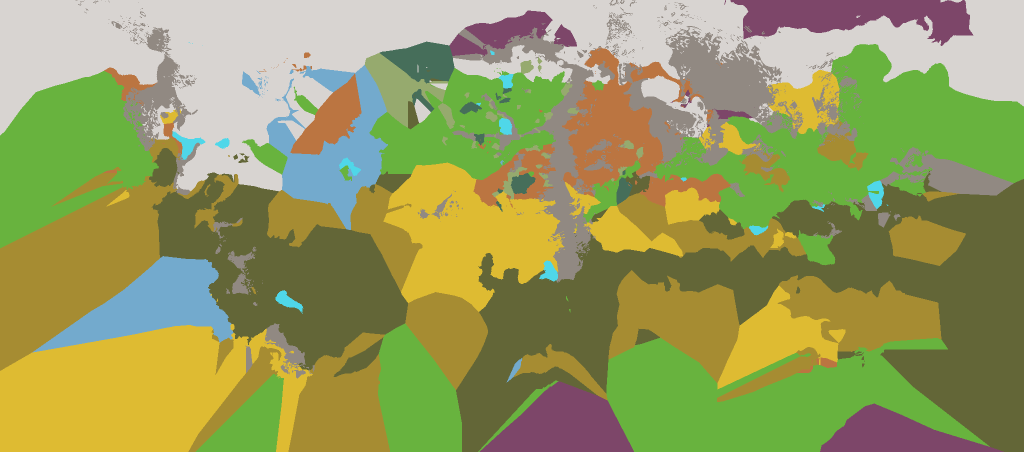
#> input picture mapgen/derived/biome_grid.png, 2048 x 904 px (shown at 1/2 size)
$ python -i generate_dynamic_masks.py   (imports and definitions only)
#> lines starting #> are read from the running program, lines starting #| are printed output that depends on the picture
#!/usr/bin/env python3
"""Field, forestry and mine dressing: three masks and the building placements (#11536).

As farms, logging camps and mines grow, the map dresses the land. Two data sets decide
where, both vanilla's and both Earth's:

* ``gfx/map/masks/mask_dynamic_{farmland,forestry,mining}.png`` (8192x3616, mode ``L``)
  bound where the terrain manipulators (``common/terrain_manipulators``, not overridden
  by the mod) may paint the converted-province ground and its ``farms_dynamic`` /
  ``forestry_dynamic`` / ``mines_dynamic`` layers. ``mask_dynamic_farmland`` is also the
  ``terrain_mask`` of ``urban_city`` and ``urban_port``, so it bounds city sprawl too.
* The farm, camp and mine buildings that sit on that ground are placed by inline
  ``transform`` rows in ``gfx/map/map_object_data/generated/<family>_dynamic_<kind>_
  objects_generator_<n>.txt`` (one file per family and kind, one object per mesh; 24
  files counting the French DLC family). They too are Earth's positions: measured
  2026-11-19, Earth's meshes come within 4 px of only 23% (farm), 13% (forestry) and
  2.4% (mining) of our land, so masks alone leave the buildings mostly absent.

This script writes our own of both from committed data only. Vanilla's three PNGs and
24 files are overridden at their vanilla paths.

Inputs (nothing new is sourced):

* ``map_data/state_regions/*.txt`` + ``map_data/provinces.png`` -> **land**: every pixel
  whose province is listed in a land state, minus that state's ``impassable`` provinces.
  Sea, lakes and impassable land are zero in every mask. The pixel count where this
  disagrees with ``land_sea_mask.png`` / ``lake_mask.png`` is logged, not an error.
* ``generate_map_locators.compute()`` -> the ``city``, ``farm``, ``port``, ``wood`` and
  ``mine`` hubs (y = 3616 - z). The locator ``.txt`` files are gitignored; not read.
* ``mapgen/derived/arable_heatmap.png`` -> where the ground is farmland.
* ``gfx/map/terrain/mask_woodlands_0{1,2,3}.png`` (``--terrain-dir``, #6617) -> where it
  is forest, so ground and dressing agree.
* ``mapgen/config/state_homelands.json`` + ``common/cultures/*.txt`` -> the **building
  family** of each state: its first homeland culture's ``graphics`` value (european,
  arabic, east_asian and south_asian -> asian, african, decentralised_americas ->
  latin; anything else, or an empty row, -> european). All families share one layer, so a
  pixel belongs to exactly one family and buildings never stack. The ``french`` family
  is a DLC004 asset set (its meshes do not exist without the DLC), so it is never
  mapped: its four files are blanked, as are the families no state uses.

Masks (vanilla: 45% / 25% / 3.3% of land non-zero; medians 198 / 97 / 121):

* farmland: ``255 * smoothstep(arable, p55, p87)`` over land percentiles, blurred
  (sigma 1.5 px), maxed with a feathered disc (255 inside 8 px, 0 at 14 px) at every
  ``city``, ``farm`` and ``port`` hub.
* forestry: ``180 * smoothstep(sum of the three woodland masks, 16, 128)`` blurred
  (sigma 2 px), maxed with a disc (140 inside 5 px, 0 at 9 px) at every ``wood`` hub.
  Never 255, as vanilla.
* mining: a hollow ring per ``mine`` hub, ``180 * smoothstep(r, 3, 6) * (1 - smoothstep
  (r, 11, 16))`` with r wobbled by seeded smooth radial noise.

Placements, per (kind, family, generator file): over the pixels of that family's states
a seeded uniform draw below ``max_density * sum(mesh weights) * DENSITY_SCALE * density(mask)`` places an
instance (sub-pixel jitter, mesh by weight, seeded yaw), as vanilla's content-source
generators (``content_source/map_objects/generators``) do. Vanilla's rows carry scale
0 or 1 only (measured 2026-11-19: ``--check`` re-measures it): scale 1 where the
generator's mask is at its top, scale 0 elsewhere. We write scale 1 where our mask is at
least :data:`KEEP_FRACTION` of the kind's peak and, with :data:`EMIT_ZERO_SCALE`, scale
0 for the other drawn instances, as vanilla does. File layout is vanilla's bytes: UTF-8
BOM, LF, one ``object={...}`` per mesh, every transform row ``x 0 z 0 qy 0 qw sx sy sz``
(z = 3616 - y) newline-terminated, closing ``"}``.

Output is a pure function of those inputs plus ``map_config.SEED``. The masks are
committed (Git LFS) only after Chris accepts the preview; the mesh files (~tens of MB
of text) are gitignored and rebuilt from the committed masks by ``--from-masks``.

Usage::

    python mapgen/generate_dynamic_masks.py                 # write 3 masks + 24 mesh files
    python mapgen/generate_dynamic_masks.py --render        # also scratchpad/dynamic_masks_preview{,_oldworld}.png
    python mapgen/generate_dynamic_masks.py --no-write --render   # tuning loop: preview only
    python mapgen/generate_dynamic_masks.py --from-masks    # rebuild the mesh files from the committed masks
    python mapgen/generate_dynamic_masks.py --check         # regenerate in memory, compare with disk
    python mapgen/generate_dynamic_masks.py --selftest      # synthetic 1/8-scale world, needs no files

Run with ``mapgen/.venv/Scripts/python.exe`` (needs scipy). A change to any input (map
regen, arable heatmap, woodland masks, hubs, homelands) makes ``--check`` fail; the
response is to re-run, render and have the preview accepted again.
"""

from __future__ import annotations

import argparse
import json
import re
import sys
import tempfile
import time
from dataclasses import dataclass
from pathlib import Path

import numpy as np
from PIL import Image, ImageDraw
from scipy import ndimage

sys.path.insert(0, str(Path(__file__).resolve().parent))

from config import map_config  # noqa: E402
from worldgen import raster, state_ownership  # noqa: E402

Image.MAX_IMAGE_PIXELS = None

TOOLS_DIR = Path(__file__).resolve().parent
REPO_ROOT = TOOLS_DIR.parent
DERIVED_DIR = TOOLS_DIR / "derived"
SCRATCH_DIR = REPO_ROOT / "scratchpad"
MASK_DIR = REPO_ROOT / "gfx" / "map" / "masks"
MESH_DIR = REPO_ROOT / "gfx" / "map" / "map_object_data" / "generated"
TERRAIN_DIR = REPO_ROOT / "gfx" / "map" / "terrain"
STATE_REGIONS_DIR = REPO_ROOT / "map_data" / "state_regions"
PROVINCES_PNG = REPO_ROOT / "map_data" / "provinces.png"
HOMELANDS = TOOLS_DIR / "config" / "state_homelands.json"
CULTURES_DIR = REPO_ROOT / "common" / "cultures"

W, H = map_config.PROVINCES_SIZE
BLOCK = 256                                # canvas rows per full-resolution block
OLDWORLD_CROP = (3450, 134, 5200, 1860)    # canvas box of the full-resolution preview crop (as generate_terrain_masks)

KINDS = ("farmland", "forestry", "mining")
KIND_INDEX = {k: i for i, k in enumerate(KINDS)}
KIND_LAYER = {"farmland": "farms_dynamic", "forestry": "forestry_dynamic", "mining": "mines_dynamic"}
#: Vanilla's name for each kind in ``content_source/map_objects/generators/<family>_<x>_generator.txt``.
KIND_GENERATOR = {"farmland": "farms", "forestry": "forestry", "mining": "mining"}
MASK_NAME = {k: f"mask_dynamic_{k}.png" for k in KINDS}
#: Highest value each mask reaches (forestry and mining never 255, as vanilla's).
KIND_PEAK = {"farmland": 255, "forestry": 180, "mining": 180}
VANILLA_STATS = {"farmland": (45.0, 198), "forestry": (25.0, 97), "mining": (3.3, 121)}   # % of land non-zero, median

#: Building families, in seed order (the index feeds the placement RNG; never reorder).
FAMILY_ORDER = ("european", "asian", "arabic", "african", "latin")
FAMILY_NONE = 255
#: ``graphics`` value of a state's first homeland culture -> building family; anything else is european.
GRAPHICS_FAMILY = {"european": "european", "arabic": "arabic", "east_asian": "asian", "south_asian": "asian",
                   "african": "african", "decentralised_americas": "latin"}
DEFAULT_FAMILY = "european"
#: DLC004 (Voice of the People) families: meshes exist only with the DLC, so they are blanked, never mapped.
DLC_BLANK_FAMILIES = ("french",)

# --- tuning (each constant has a value that switches its rule off)
FARM_PERCENTILES = (55.0, 87.0)    # land arable percentiles bounding the smoothstep
FARM_BLUR = 1.5                    # px
FARM_DISC = (8.0, 14.0)            # px: 255 inside, 0 at the outer radius
FARM_HUBS = ("city", "farm", "port")
FOREST_VALUE = 180
FOREST_RAMP = (16.0, 128.0)        # summed woodland weight (of 255)
FOREST_BLUR = 2.0                  # px
FOREST_DISC_VALUE = 140
FOREST_DISC = (5.0, 9.0)
MINE_VALUE = 180
MINE_RING = (3.0, 6.0, 11.0, 16.0)  # px: inner ramp, outer ramp
MINE_WOBBLE = 0.25                 # +-25% radius wobble
MINE_HARMONICS = 4
MINE_SEED_STREAM = 3               # np.random.default_rng([SEED, 3]) draws the ring wobbles
#: An instance is scale 1 where its mask is at least this share of the kind's peak. Measured on vanilla's live
#: rows (2026-11-19): the mask under scale-1 rows has its 10th percentile at 192/255 (farmland, peak 255) and 147-148
#: of 192 (forestry, mining), i.e. 0.75-0.77 of the peak; the rows below that are the scale-0 fringe.
KEEP_FRACTION = 0.75
#: Drawn rows per unit of mask mass (sum of mask/255), scaling the generators' ``max_density``. Vanilla's live files
#: (DLC004 european_* and french_*, the base game's other families, european farmland from its ``.bin``) hold, per unit of
#: its global mask's mass: 0.0325 farm rows (generators' nominal 0.0825 for european), 0.0618 lumberpile rows (nominal
#: 0.2), 0.1008 mining rows (nominal 0.11 on vanilla's mask shape). Without this scale our dressing is 2-3x vanilla's.
DENSITY_SCALE = {"farmland": 0.39, "forestry": 0.31, "mining": 0.92}
#: Vanilla's current rows are scale 0 or 1 only, zero rows 33-67% of them (measured 2026-11-19),
#: so writing the dropped instances at scale 0 matches vanilla's files. Set False to drop them.
EMIT_ZERO_SCALE = True
#: ``density_curve`` of vanilla's generators: farms and forestry are linear in the mask, mining
#: runs from 0.5 at the lowest mask value to 1 at the highest.
DENSITY_FLOOR = {"farmland": 0.0, "forestry": 0.0, "mining": 0.5}


def log(msg: str) -> None:
    print(msg, flush=True)


def smoothstep(x, lo, hi):
    t = np.clip((x - lo) / (hi - lo), 0.0, 1.0)
    return t * t * (3 - 2 * t)


# --------------------------------------------------------------------------- building families

def _mesh(*pairs):
    return tuple(pairs)


#: Per family and kind: the generator files, each ``(file index, max_density, ((mesh, weight), ...))``.
#: Object ``i`` of file ``n`` is named ``<family>_dynamic_<kind>_objects_generator_<n>_<i>``. Names and
#: meshes are vanilla's current generated headers (DLC004's where it ships one: the base game's
#: ``european_province_farm_01_nobillboards_mesh`` is a mesh no asset defines); ``--check`` verifies
#: them. Weights are the content-source generators' (``asian`` farms: the three meshes its generated
#: file carries, at the weights its row counts show); ``--check`` compares the row-count shares.
FAMILIES: dict[str, dict[str, tuple]] = {
    "european": {
        "farmland": ((1, 0.075, (("european_province_farm_01_mesh", 0.25), ("european_province_farm_02_mesh", 0.25),
                                 ("european_farm_farmhouse_01_mesh", 0.25), ("european_farm_farmhouse_02_mesh", 0.25),
                                 ("windmill_01_mesh", 0.10))),),
        "forestry": ((1, 0.02, (("generic_rural_forestry_camp_01_mesh", 0.2), ("generic_rural_forestry_camp_02_mesh", 0.2))),
                     (2, 0.2, (("generic_forestry_lumberpile_02_mesh", 1.0),))),
        "mining": ((1, 0.1, (("generic_rural_mining_coaldepo_01_mesh", 0.25), ("generic_rural_mining_coaldepo_02_mesh", 0.2),
                             ("generic_rural_mining_pile_01_mesh", 0.05), ("generic_rural_mining_pile_02_mesh", 0.05),
                             ("generic_rural_mining_entrance_01_mesh", 0.05), ("generic_rural_mining_entrance_02_mesh", 0.05))),),
    },
    "asian": {
        "farmland": ((1, 0.075, (("asian_province_subfarm_01_mesh", 0.5), ("asian_province_subfarm_02_mesh", 0.5),
                                 ("windmill_01_mesh", 0.10))),),
        "forestry": ((1, 0.02, (("asian_forestry_camp_01_mesh", 0.1), ("asian_forestry_camp_02_mesh", 0.1))),
                     (2, 0.2, (("generic_forestry_lumberpile_02_mesh", 1.0),))),
        "mining": ((1, 0.1, (("asian_mining_coaldepo_01_mesh", 0.25), ("generic_rural_mining_coaldepo_02_mesh", 0.2),
                             ("generic_rural_mining_pile_01_mesh", 0.05), ("generic_rural_mining_pile_02_mesh", 0.05),
                             ("generic_rural_mining_entrance_01_mesh", 0.05), ("generic_rural_mining_entrance_02_mesh", 0.05))),),
    },
    "arabic": {
        "farmland": ((1, 0.075, (("arabic_farm_farmstead_01_mesh", 0.25), ("arabic_farm_scatter_01_mesh", 0.25),
                                 ("arabic_farm_scatter_02_mesh", 0.25), ("windmill_01_mesh", 0.10))),),
        "forestry": ((1, 0.02, (("arabic_forestry_scatter_01_mesh", 0.1), ("arabic_forestry_scatter_02_mesh", 0.1))),
                     (2, 0.2, (("generic_forestry_lumberpile_02_mesh", 1.0),))),
        "mining": ((1, 0.1, (("generic_rural_mining_coaldepo_sandstone_01_mesh", 0.25), ("generic_rural_mining_coaldepo_02_mesh", 0.2),
                             ("generic_rural_mining_pile_01_mesh", 0.05), ("generic_rural_mining_pile_02_mesh", 0.05),
                             ("generic_rural_mining_entrance_01_mesh", 0.05), ("generic_rural_mining_entrance_02_mesh", 0.05))),),
    },
    "african": {
        "farmland": ((1, 0.075, (("african_farm_farmstead_01_mesh", 0.25), ("african_farm_farmstead_01_mesh", 0.25),
                                 ("african_farm_scatter_01_mesh", 0.25), ("african_farm_scatter_02_mesh", 0.25),
                                 ("windmill_01_mesh", 0.10))),),
        "forestry": ((1, 0.02, (("african_forestry_scatter_01_mesh", 0.1), ("african_forestry_scatter_02_mesh", 0.1))),
                     (2, 0.2, (("generic_forestry_lumberpile_02_mesh", 1.0),))),
        "mining": ((1, 0.1, (("african_mining_coaldepo_01_mesh", 0.2), ("generic_rural_mining_coaldepo_02_mesh", 0.25),
                             ("generic_rural_mining_pile_01_mesh", 0.05), ("generic_rural_mining_pile_02_mesh", 0.05),
                             ("generic_rural_mining_entrance_01_mesh", 0.05), ("generic_rural_mining_entrance_02_mesh", 0.05))),),
    },
    "latin": {
        "farmland": ((1, 0.075, (("latin_farm_farmstead_01_mesh", 0.25), ("latin_farm_scatter_01_mesh", 0.25),
                                 ("latin_farm_scatter_02_mesh", 0.25), ("windmill_01_mesh", 0.10))),),
        "forestry": ((1, 0.02, (("latin_forestry_scatter_01_mesh", 0.1), ("latin_forestry_scatter_02_mesh", 0.1))),
                     (2, 0.2, (("generic_forestry_lumberpile_02_mesh", 1.0),))),
        "mining": ((1, 0.1, (("latin_mining_coaldepo_01_mesh", 0.25), ("generic_rural_mining_coaldepo_02_mesh", 0.2),
                             ("generic_rural_mining_pile_01_mesh", 0.05), ("generic_rural_mining_pile_02_mesh", 0.05),
                             ("generic_rural_mining_entrance_01_mesh", 0.05), ("generic_rural_mining_entrance_02_mesh", 0.05))),),
    },
}
#: Per kind, the generator file indices every family has (the French DLC family has the same four files).
KIND_FILES = {"farmland": (1,), "forestry": (1, 2), "mining": (1,)}


def file_stem(family: str, kind: str, n: int) -> str:
    return f"{family}_dynamic_{kind}_objects_generator_{n}"


# [15 lines left out: functions all_files, file_spec, not called in this run]


# --------------------------------------------------------------------------- inputs

@dataclass
class Inputs:
    """Canvas-resolution inputs. ``fam`` is the per-pixel family index (:data:`FAMILY_NONE` off land)."""
    land: np.ndarray        # bool [H, W]
    fam: np.ndarray         # uint8 [H, W]
    arable: np.ndarray      # float32 [H, W], 0..1
    wood: np.ndarray        # uint16 [H, W], summed woodland weight (0..255)
    locators: dict          # {type: [(state id, x, z)]}, canvas px with z = height - y
    wood_source: str = ""   # which woodland masks were read, for the preview caption
    family_states: dict | None = None   # {family: state count}, for the log


# [107 lines left out: functions parse_states_with_impassable, culture_graphics, state_family, load_land_and_family, read_mask, load_woodland, not called in this run]


def load_locators() -> dict:
    from generate_map_locators import compute
    return compute()


# [108 lines left out: functions load_inputs, window, hubs_xy, stamp_discs, farmland_mask, forestry_mask and 3 more, not called in this run]


# --------------------------------------------------------------------------- placements and mesh files

@dataclass
class PlacedObject:
    """One mesh's rows: ``x, z, qy, qw, keep`` (float64 / bool arrays), in placement order."""
    name: str
    mesh: str
    layer: str
    x: np.ndarray
    z: np.ndarray
    qy: np.ndarray
    qw: np.ndarray
    keep: np.ndarray


# [41 lines left out: function place_file, not called in this run]


BLANK_COMMENT = ("# Blank: no state uses this building family, so vanilla's Earth positions for it are overridden\n"
                 "# by this object-less file (board #11536). Generated by mapgen/generate_dynamic_masks.py - do not hand-edit.\n")
USED_COMMENT = ("# Generated by mapgen/generate_dynamic_masks.py (board #11536) - do not hand-edit.\n"
                "# Placements drawn from gfx/map/masks/mask_dynamic_*.png over the states of one building family;\n"
                "# scale 1 = at or above half the mask's peak, scale 0 = the fringe (vanilla's layout).\n")


# [72 lines left out: functions object_text, file_bytes, build_meshes, mesh_report, write_masks, write_meshes, not called in this run]


def read_masks(directory: Path) -> dict[str, np.ndarray]:
    return {k: read_mask(directory / MASK_NAME[k], (H, W), hint=" (run without --from-masks to generate it)") for k in KINDS}


# --------------------------------------------------------------------------- vanilla verification

# [140 lines left out: functions vanilla_headers, vanilla_check, check, not called in this run]


# --------------------------------------------------------------------------- render

FAMILY_RGB = {"european": (255, 235, 60), "asian": (255, 80, 255), "arabic": (255, 150, 30),
              "african": (60, 255, 255), "latin": (255, 255, 255)}
KIND_RGB = {"farmland": (230, 40, 40), "forestry": (40, 190, 60), "mining": (60, 110, 255)}


# [99 lines left out: functions load_elevation, base_rows, overlay_rows, caption, render, synthetic_inputs, not called in this run]


def parse_mesh_file(data: bytes) -> list[dict]:
    """Strict parse of our own output: BOM, LF, objects with count = rows, rows of ten floats."""
    assert data[:3] == b"\xef\xbb\xbf" and b"\r" not in data, "BOM / LF"
    text = data[3:].decode("utf-8")
    out = []
    for block in re.split(r"(?m)^object=\{\n", text)[1:]:
        m = re.match(r'\tname="([^"]+)"\n\tclamp_to_water_level=no\n\trender_under_water=no\n\tgenerated_content=yes\n'
                     r'\tlayer="(\w+)"\n\tpdxmesh="(\w+)"\n\tcount=(\d+)\n\ttransform="(.*)"\}\n\Z', block, re.S)
        assert m, f"object block does not match vanilla's layout: {block[:200]!r}"
        body = m.group(5)
        assert body.endswith("\n"), "last row is not newline-terminated"
        rows = [r.split(" ") for r in body[:-1].split("\n")]
        assert len(rows) == int(m.group(4)) and all(len(r) == 10 for r in rows), "count != rows of ten floats"
        out.append({"name": m.group(1), "layer": m.group(2), "mesh": m.group(3),
                    "rows": np.array(rows, np.float64)})
    return out


# [138 lines left out: functions selftest, main, not called in this run]


# [2 lines not run here, left out]

>>> import cv2
>>> picture = cv2.imread('derived/biome_grid.png', cv2.IMREAD_GRAYSCALE)
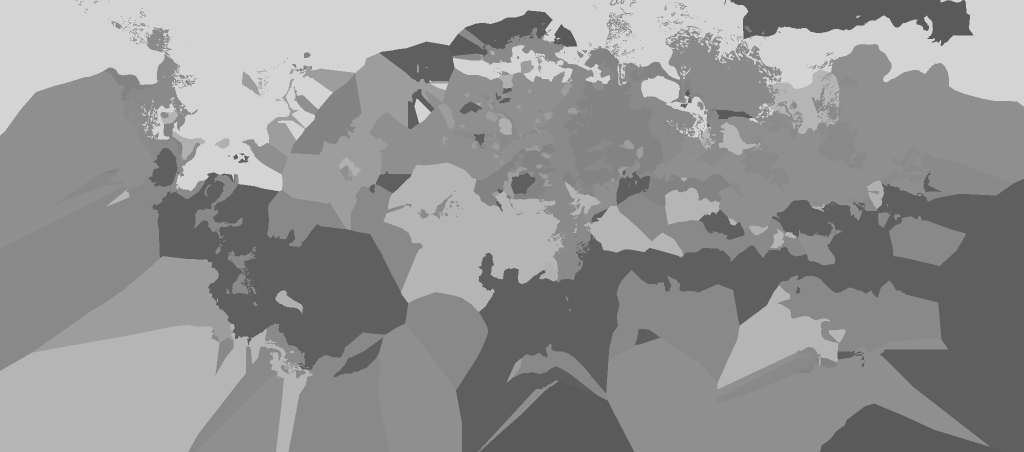
#> picture: shape (904, 2048) (shown at 1/2 size); min 90, max 212, mean 146.2
#> (the run stopped early here; a loop or call above may not have finished)
